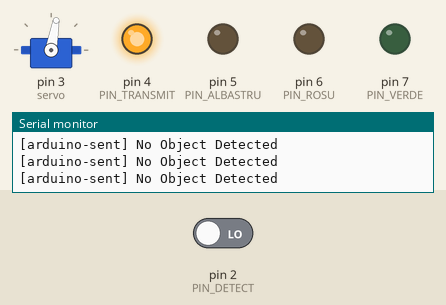
Bench run of a sketch on a simulated Arduino Uno, built with avr-gcc and run on an emulated ATmega328P. Shown: servo, output pins drawn as LEDs (lit = HIGH), the last lines printed to the serial monitor. The inputs (shaded band) are chosen by the test bench; at power-on: pin 2 (PIN_DETECT) LOW.

Above: at 2.8 s.
2.9 s: pin 2 (PIN_DETECT) driven HIGH
At 4.0 s:
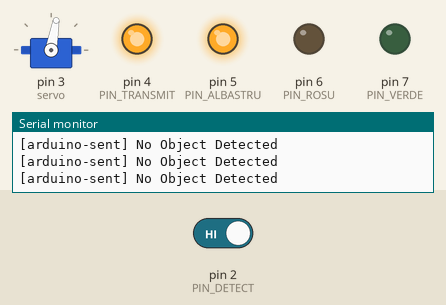
4.5 s: pin 2 (PIN_DETECT) driven LOW
At 5.6 s:
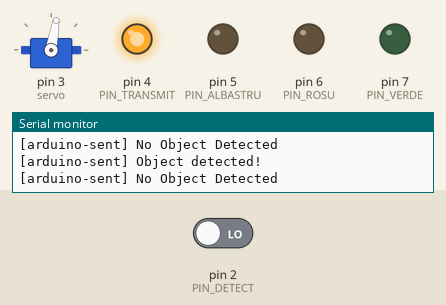
Timing chart, 0 to 7.5 s (numbered marks = the images above; inputs shaded):
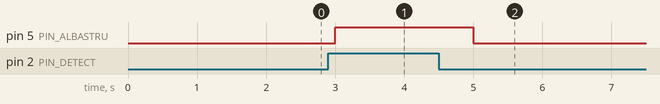

The sketch:

main.ino
```cpp
#include <IRremote.h>
#include <Servo.h>

#define PIN_DETECT 2
#define PIN_TRANSMIT 4
#define PIN_ALBASTRU 5
#define PIN_ROSU 6
#define PIN_VERDE 7

IRsend irsend;
Servo servo;  // Create object for Servo motor

int position = 80;
bool detected = false;
String message;

void setup() {
  // put your setup code here, to run once:
  pinMode(PIN_DETECT, INPUT); //initialize IR receiver as input.
  //pinMode(LED_BUILTIN, OUTPUT);// initialize digital pin LED_BUILTIN as an output.
  pinMode(PIN_ROSU, OUTPUT);
  pinMode(PIN_VERDE, OUTPUT);
  pinMode(PIN_ALBASTRU, OUTPUT);
  pinMode(PIN_TRANSMIT, OUTPUT);

  digitalWrite(PIN_ROSU, LOW); // Led OFF
  digitalWrite(PIN_VERDE, LOW); // Led OFF
  digitalWrite(PIN_ALBASTRU, LOW); // Led OFF
  digitalWrite(PIN_TRANSMIT, HIGH); // Led OFF


  irsend.enableIROut(38);
  irsend.mark(0);

  //servo.attach(3, 500, 2430);   // Set PWM pin 3 for Servo motor 1
  servo.attach(3);
  servo.write(position);

  Serial.begin(9600);// initialize serial communication @ 9600 baud:
  Serial.println("Arduino started!");
}

void open_gate(){
  // Rotating Servo motor in clockwise from 0 degree to 90 degree
  for (position = 80; position < 220; position+=2)
  {
    servo.write(position);  // Set position of Servo motor
    delay(100);               // Short delay to control the speed
  }
  delay(3000);
}

void close_gate(){
  // Rotating Servo motor in clockwise from 0 degree to 90 degree
  delay(3000);
  for (position = 220; position > 80; position-=2)
  {
    servo.write(position);  // Set position of Servo motor
    delay(100);               // Short delay to control the speed
  }
}

void loop() {
  // put your main code here, to run repeatedly:
  if (digitalRead(PIN_DETECT) == 1 )
    {
      if (detected == false) {
        detected = true;
        digitalWrite(PIN_ALBASTRU, HIGH); // Led OFF
        delay(1000);
        Serial.println("[arduino-sent] Object detected!");
      }
      if(Serial.available()){
        message = String(Serial.readString());
        message.trim();
        if(message.substring(0) == "[python-sent] Access allowed."){
          if(position!=220){
            digitalWrite(PIN_ALBASTRU, LOW); // Led OFF
            digitalWrite(PIN_VERDE, HIGH); // Led OFF
            open_gate();
          }
        }
        else if (message.substring(0) == "[python-sent] Access denied."){
            digitalWrite(PIN_ALBASTRU, LOW); // Led OFF
            digitalWrite(PIN_ROSU, HIGH); // Led OFF
        }
      }
    }
  else
    {
      //digitalWrite(LED_BUILTIN, LOW); // Led OFF
      if (detected == true){
        detected = false;
        digitalWrite(PIN_ROSU, LOW); // Led OFF
        digitalWrite(PIN_VERDE, LOW); // Led OFF
        digitalWrite(PIN_ALBASTRU, LOW); // Led OFF
      }
      Serial.println("[arduino-sent] No Object Detected");
      if(position!=80)
        close_gate();
    }
    delay(1000);
}
```

Measured:
- after the input at 2.9 s, pin 5 (PIN_ALBASTRU): LOW → HIGH after 0.10 s
- after the input at 4.5 s, pin 5 (PIN_ALBASTRU): HIGH → LOW after 0.50 s
